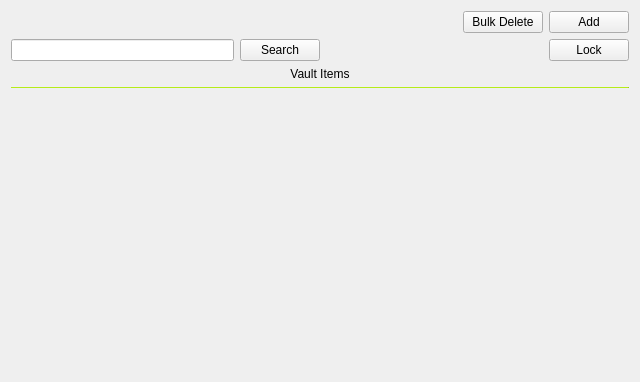
<?xml version="1.0" encoding="UTF-8"?>
<ui version="4.0">
 <class>Vault_tab</class>
 <widget class="QWidget" name="Vault_tab">
  <property name="geometry">
   <rect>
    <x>0</x>
    <y>0</y>
    <width>640</width>
    <height>382</height>
   </rect>
  </property>
  <property name="sizePolicy">
   <sizepolicy hsizetype="Maximum" vsizetype="Maximum">
    <horstretch>0</horstretch>
    <verstretch>0</verstretch>
   </sizepolicy>
  </property>
  <property name="windowTitle">
   <string>Form</string>
  </property>
  <layout class="QVBoxLayout" name="verticalLayout">
   <item>
    <layout class="QHBoxLayout" name="hbox_controls">
     <item>
      <layout class="QHBoxLayout" name="hbox_filter_widget"/>
     </item>
     <item>
      <spacer name="horizontalSpacer">
       <property name="orientation">
        <enum>Qt::Horizontal</enum>
       </property>
       <property name="sizeHint" stdset="0">
        <size>
         <width>40</width>
         <height>20</height>
        </size>
       </property>
      </spacer>
     </item>
     <item>
      <widget class="QPushButton" name="btn_delete">
       <property name="cursor">
        <cursorShape>PointingHandCursor</cursorShape>
       </property>
       <property name="text">
        <string>Bulk Delete</string>
       </property>
      </widget>
     </item>
     <item>
      <widget class="QPushButton" name="btn_add">
       <property name="cursor">
        <cursorShape>PointingHandCursor</cursorShape>
       </property>
       <property name="text">
        <string>Add</string>
       </property>
      </widget>
     </item>
    </layout>
   </item>
   <item>
    <layout class="QHBoxLayout" name="horizontalLayout">
     <item>
      <widget class="QLineEdit" name="lne_search"/>
     </item>
     <item>
      <widget class="QPushButton" name="btn_search">
       <property name="cursor">
        <cursorShape>PointingHandCursor</cursorShape>
       </property>
       <property name="text">
        <string>Search</string>
       </property>
      </widget>
     </item>
     <item>
      <spacer name="horizontalSpacer_3">
       <property name="orientation">
        <enum>Qt::Horizontal</enum>
       </property>
       <property name="sizeHint" stdset="0">
        <size>
         <width>40</width>
         <height>20</height>
        </size>
       </property>
      </spacer>
     </item>
     <item>
      <widget class="QPushButton" name="btn_lock">
       <property name="cursor">
        <cursorShape>PointingHandCursor</cursorShape>
       </property>
       <property name="text">
        <string>Lock</string>
       </property>
      </widget>
     </item>
    </layout>
   </item>
   <item>
    <widget class="QLabel" name="lbl_secret">
     <property name="text">
      <string>Vault Items</string>
     </property>
     <property name="alignment">
      <set>Qt::AlignCenter</set>
     </property>
    </widget>
   </item>
   <item>
    <widget class="Line" name="line">
     <property name="maximumSize">
      <size>
       <width>16777215</width>
       <height>1</height>
      </size>
     </property>
     <property name="styleSheet">
      <string notr="true">background: #9ecd16;</string>
     </property>
     <property name="orientation">
      <enum>Qt::Horizontal</enum>
     </property>
    </widget>
   </item>
   <item>
    <widget class="QScrollArea" name="scrollArea">
     <property name="styleSheet">
      <string notr="true"/>
     </property>
     <property name="frameShape">
      <enum>QFrame::NoFrame</enum>
     </property>
     <property name="horizontalScrollBarPolicy">
      <enum>Qt::ScrollBarAlwaysOff</enum>
     </property>
     <property name="widgetResizable">
      <bool>true</bool>
     </property>
     <widget class="QWidget" name="scrollAreaWidgetContents">
      <property name="geometry">
       <rect>
        <x>0</x>
        <y>0</y>
        <width>622</width>
        <height>276</height>
       </rect>
      </property>
      <layout class="QVBoxLayout" name="verticalLayout_2">
       <item>
        <layout class="QGridLayout" name="gbox_secrets"/>
       </item>
       <item>
        <spacer name="verticalSpacer">
         <property name="orientation">
          <enum>Qt::Vertical</enum>
         </property>
         <property name="sizeHint" stdset="0">
          <size>
           <width>20</width>
           <height>40</height>
          </size>
         </property>
        </spacer>
       </item>
      </layout>
     </widget>
    </widget>
   </item>
  </layout>
 </widget>
 <resources/>
 <connections/>
</ui>
